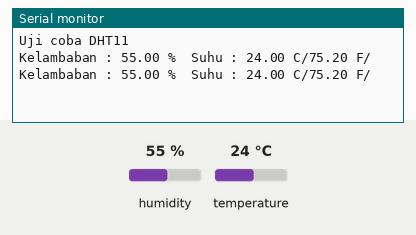
Simulated run of this sketch. Board: Arduino Uno, built with avr-gcc and run on an emulated ATmega328P. Parts: the last lines printed to the serial monitor. Inputs (shaded band) come from the test bench; at power-on: humidity 55 %, temperature 24 °C.

Above: at 4.8 s.
4.9 s: humidity set to 22 %
At 7.5 s:
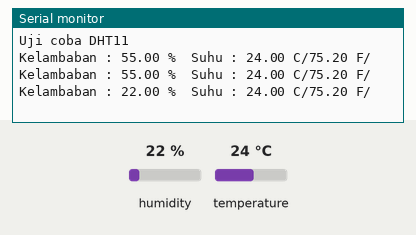
7.9 s: temperature set to 12 °C
At 8.7 s:
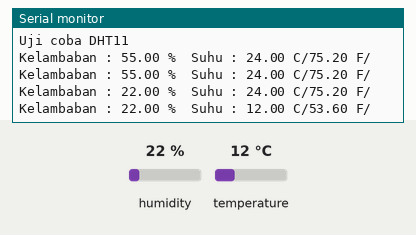
10.9 s: humidity set to 40 %
At 13.5 s:
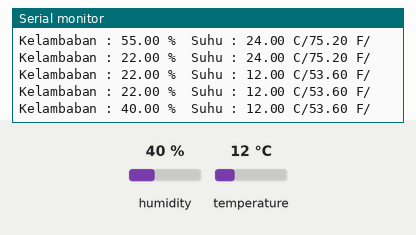
Timing chart, 0 to 15.0 s (numbered marks = the images above; inputs shaded):
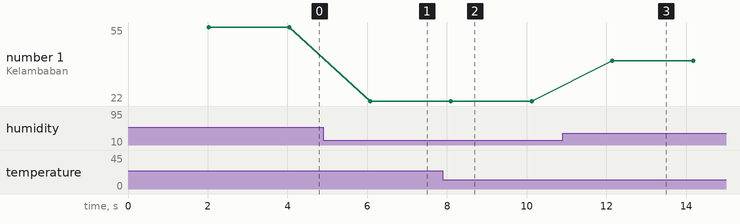

The sketch:

DHT11.ino
```cpp
#include "DHT.h"
#define DHTPIN 14
#define DHTTYPE DHT11

DHT dht(DHTPIN, DHTTYPE);

void setup() {
  Serial.begin(9600);
  Serial.println("Uji coba DHT11");
  dht.begin();

}

void loop() {
  delay(2000);
  float kelambaban = dht.readHumidity();
  float celcius_ = dht.readTemperature();
  float farenheit_ = dht.readTemperature(true);

  Serial.print("Kelambaban : ");
  Serial.print(kelambaban);
  Serial.print(" %\t");

  Serial.print("Suhu : ");
  Serial.print(celcius_);
  Serial.print(" C/");
  Serial.print(farenheit_);
  Serial.println(" F/");
}
```

Measured:
- after the input at 4.9 s, the serial monitor: prints a new line after 1.2 s (image 1)
- after the input at 7.9 s, the serial monitor: prints a new line after 0.20 s (image 2)
- after the input at 10.9 s, the serial monitor: prints a new line after 1.2 s (image 3)
- plotted number 1: 55 → 22 after the input at 4.9 s, 22 → 40 after the input at 10.9 s
